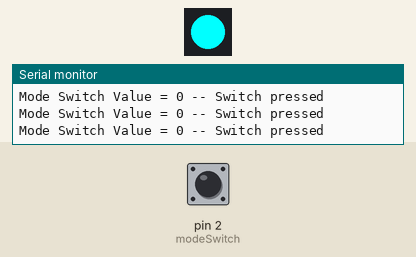
Recording of a sketch running on a simulated Arduino Uno, built with avr-gcc and run on an emulated ATmega328P. Shown: 1 RGB LEDs in strip order, left to right, the last lines printed to the serial monitor. The inputs (shaded band) are chosen by the test bench; at power-on: pin 2 (modeSwitch) LOW. Dim RGB values are drawn brighter than linear.

Above: at 1.8 s.
1.9 s: pin 2 (modeSwitch) pulled HIGH for 0.6 s
At 2.4 s:
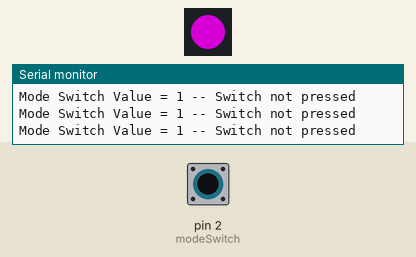
4.0 s: pin 2 (modeSwitch) pulled HIGH for 3.2 s
At 8.1 s:
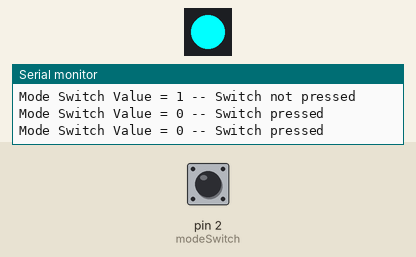
10.2 s: pin 2 (modeSwitch) driven HIGH
At 11.7 s:
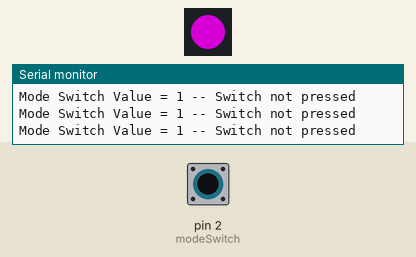
13.2 s: pin 2 (modeSwitch) driven LOW
At 14.6 s:
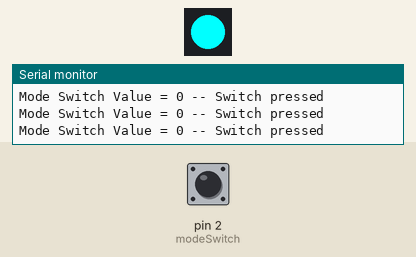
Timing chart, 0 to 16.2 s (numbered marks = the images above; inputs shaded):
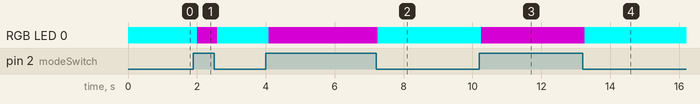

Measured:
- after the input at 1.9 s, RGB LED 0: RGB(0, 255, 255) → RGB(128, 0, 128) after 0.11 s, → RGB(0, 255, 255) 0.58 s later
- after the input at 4.0 s, RGB LED 0: RGB(0, 255, 255) → RGB(128, 0, 128) after 0.09 s, → RGB(0, 255, 255) 3.2 s later
- after the input at 10.2 s, RGB LED 0: RGB(0, 255, 255) → RGB(128, 0, 128) after 0.05 s
- after the input at 13.2 s, RGB LED 0: RGB(128, 0, 128) → RGB(0, 255, 255) after 0.07 s

The sketch:

ModeSwitchReadDisplay.ino
```cpp
/* ModeSwichReadDisplay

 *   Declan Clifford- Johnson, 2024
 *   Part Four of AMRC STEM Robot Tutorial
    Adapted from Martin Hebel, 2023- https://www.selmaware.com/

    Reads and displays the mode switch on the Robot Car Version 4

    Ensure car in program mode (not camera) and upload to car
    Open the Serial Monitor - Upper Right magnifying glass -  ensure set to 9600 and view data
    Press and release the button
    1 = not pressed, 0 = pressed
*/

#include <FastLED.h>

#define NUM_LEDS 1    // Number of LEDs in strip (just 1)
#define DATA_PIN 4    // Pin for data communications

// Define the array of leds
CRGB leds[NUM_LEDS];

#define modeSwitch 2     // Define pin of Mode Switch
bool modeSwitchState;   // Holds state of mode switch


// Setup runs once on reset or power-up
void setup() {

  FastLED.addLeds<NEOPIXEL, DATA_PIN>(leds, NUM_LEDS);  // Configure the LED
  pinMode(NUM_LEDS, OUTPUT);


  pinMode(modeSwitch,INPUT);      // Ensure modeSwitch is an input (by deafult it should be)
  Serial.begin(9600);             // Begin serial communications at 9600 baud
}


// Loop runs forever
void loop() {

  // Serial.print() does not go to a new line, Serial.println() will go to next line after printing

  modeSwitchState = digitalRead(modeSwitch);  // read mode switch and store in modeSwitch State
  Serial.print("Mode Switch Value = ");       // Display Text for Mode Switch
  Serial.print(modeSwitchState);              // Display value of modeSwitchState in Serial Monitor

  if (modeSwitchState)  // Test if state is true (1) - braces are NOT needed if just 1 line of code for the conditional
  {
     Serial.println(" -- Switch not pressed"); // show this if true

     leds[0] = CRGB::Purple;
    //leds[0] = CRGB(128,0,0);       // OR, Set color with amount of Red, Green and Blue, 0 to 255 each
  FastLED.show();                   // Set the LED to show
  }
  else
  {
    Serial.println(" -- Switch pressed"); // show this if false


//    leds[0] = CRGB::Blue;
    leds[0] = CRGB(0,255,255);       // OR, Set color with amount of Red, Green and Blue, 0 to 255 each
    FastLED.show();                   // Set the LED to show
    delay(500);
  }
}
```
